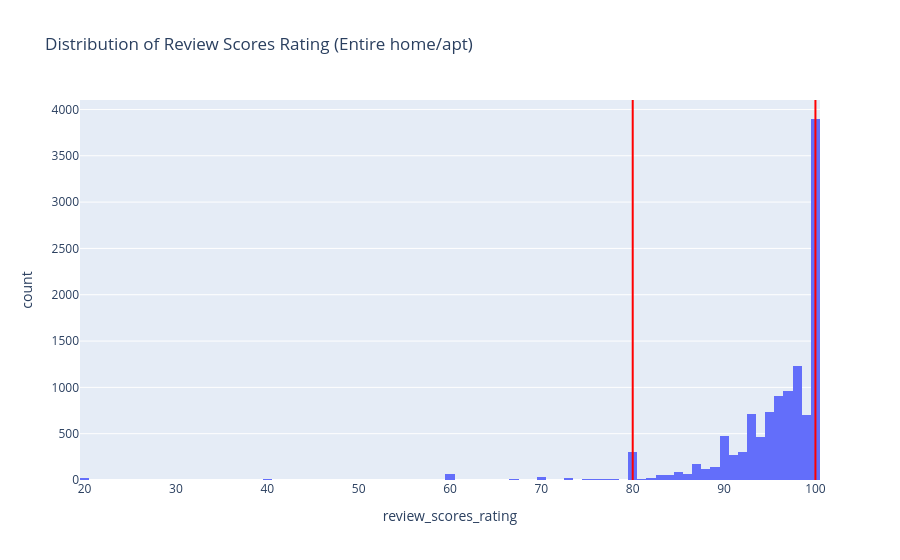

Write notebook code for a chart like this one.
### Code cell
fig = px.histogram(
    home_apt,
    x='review_scores_rating',
    nbins=100,
    title='Distribution of Review Scores Rating (Entire home/apt)'
)

fig.add_vline(x=80, line_color='red')
fig.add_vline(x=100, line_color='red')

fig.show()

### Figure 1 — Plotly figure (JSON) as saved in the notebook; plotly's stock layout.template omitted (floating-point values rounded to 4 significant figures; data arrays with more than 128 entries replaced by an {"elided": "..."} marker saying what was removed)
{"data": [{"bingroup": "x", "hovertemplate": "review_scores_rating=%{x}<br>count=%{y}<extra></extra>", "legendgroup": "", "marker": {"color": "#636efa", "pattern": {"shape": ""}}, "name": "", "nbinsx": 100, "orientation": "v", "showlegend": false, "type": "histogram", "x": {"elided": "13896 float values"}, "xaxis": "x", "yaxis": "y"}], "layout": {"barmode": "relative", "legend": {"tracegroupgap": 0}, "shapes": [{"line": {"color": "red"}, "type": "line", "x0": 80, "x1": 80, "xref": "x", "y0": 0, "y1": 1, "yref": "y domain"}, {"line": {"color": "red"}, "type": "line", "x0": 100, "x1": 100, "xref": "x", "y0": 0, "y1": 1, "yref": "y domain"}], "title": {"text": "Distribution of Review Scores Rating (Entire home/apt)"}, "xaxis": {"anchor": "y", "domain": [0, 1], "title": {"text": "review_scores_rating"}}, "yaxis": {"anchor": "x", "domain": [0, 1], "title": {"text": "count"}}}}
